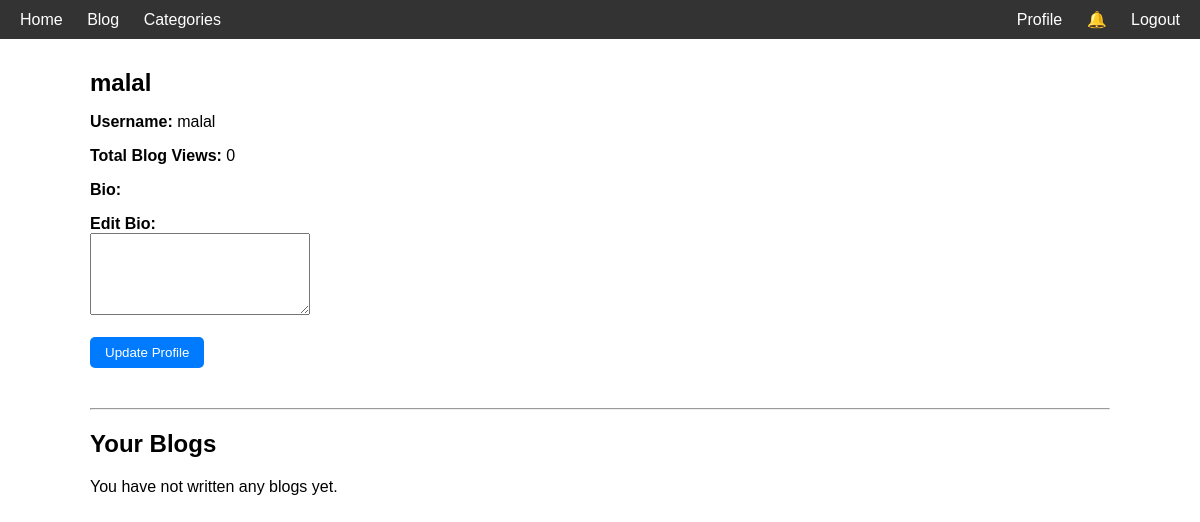
The app's page /profile/ (signed in), older data.
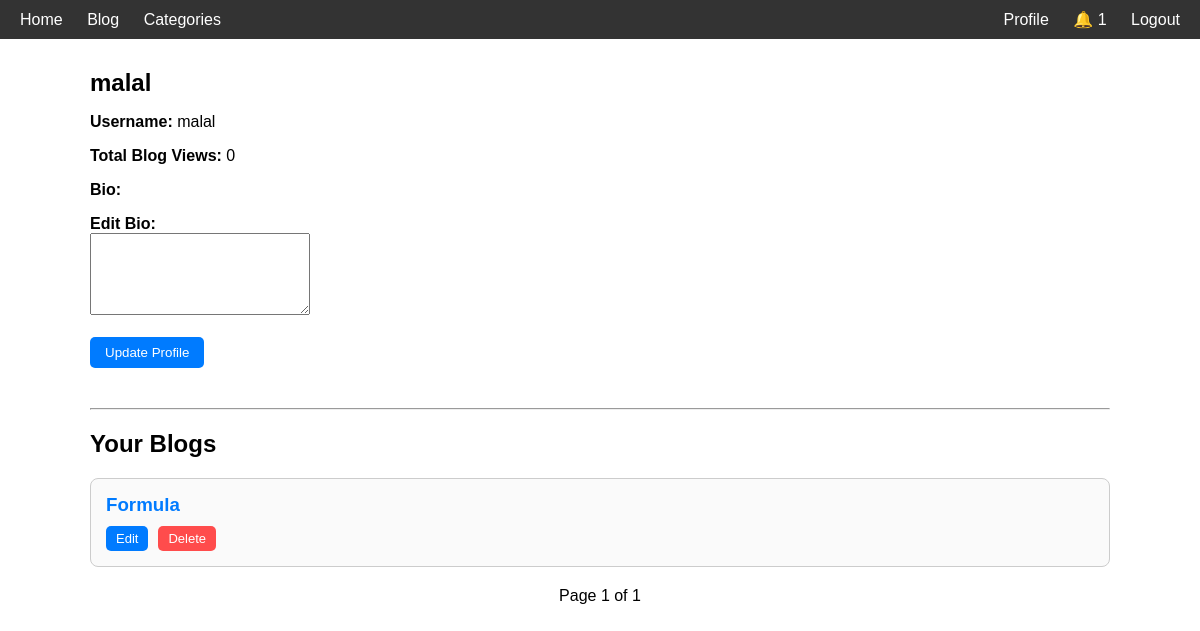
The same page, newer data.
### myblog/models.py (models this page shows, shortened)
class Blog(models.Model):
    author = models.ForeignKey(User, on_delete=models.CASCADE, related_name='blogs')
    title = models.CharField(max_length=100)
    slug = models.SlugField(unique=True, blank=True)
    category = models.CharField(max_length=100)
    views = models.IntegerField(default=0)
    content = models.TextField()
    created_at = models.DateTimeField(auto_now_add=True)
    updated_at = models.DateTimeField(auto_now=True)
    is_approved = models.BooleanField(default=False)
    class Meta:
        ordering = ['-views', '-created_at']

### myblog/views.py (the view, shortened to what this page needs)
# urls.py: path('profile/', views.profile, name='profile'),
@login_required
def profile(request):
    profile, created = Profile.objects.get_or_create(user=request.user)
    user_blogs = Blog.objects.filter(author=request.user).order_by('-created_at')
    paginator = Paginator(user_blogs, 10)
    page_number = request.GET.get('page')
    page_obj = paginator.get_page(page_number)
    return render(request, "profile.html", {
        "profile": profile,
        "page_obj": page_obj,
    })

### myblog/context_processor.py (called while the page is built)
def unread_notifications(request):
    if request.user.is_authenticated:
        count = Notification.objects.filter(user=request.user, is_read=False).count()
    else:
        count = 0
    return {"unread_notifications": count}

### templates/profile.html (shortened to what this page needs)
{% load static %}
<!DOCTYPE html>
<html lang="en">
<head>
    <link rel="stylesheet" href="{% static 'css/profile.css' %}">
    <link rel="stylesheet" href="https://cdnjs.cloudflare.com/ajax/libs/font-awesome/6.5.0/css/all.min.css">
</head>
<body>
    <div class="navbar">
        <div class="nav-left">
            <a href="{% url 'home' %}">Home</a>
            <a href="{% url 'blog_list' %}">Blog</a>
            <a href="{% url 'category_list' %}">Categories</a>
        </div>
        <div class="nav-right">
    {% if user.is_authenticated %}
        <a href="{% url 'profile' %}">Profile</a>
        <a href="{% url 'notifications' %}" class="notif-bell">
            🔔
            {% if unread_notifications > 0 %}
                <span class="notif-count">{{ unread_notifications }}</span>
            {% endif %}
        </a>
        <a href="{% url 'logout' %}">Logout</a>
    {% else %}
        <a href="{% url 'login' %}">Login</a>
        <a href="{% url 'signup' %}">Signup</a>
    {% endif %}
</div>
</div>
<div class="container">
    <div class="profile-info">
        <div class="details">
            <h2>{{ request.user.get_full_name|default:request.user.username }}</h2>
            <p><strong>Username:</strong> {{ request.user.username }}</p>
            <p><strong>Total Blog Views:</strong> {{ profile.total_blog_views }}</p>
            <p><strong>Bio:</strong> {{ profile.bio  }}</p>
            <form method="POST" enctype="multipart/form-data">
                <label for="bio"> <strong>Edit Bio:</strong></label><br>
                <textarea name="bio" id="bio" rows="4"></textarea><br><br>
                <button type="submit" class="btn">Update Profile</button>
            </form>
        </div>
    </div>
    <hr>
    <div class="user-blogs">
        <h2>Your Blogs</h2>
        {% if page_obj %}
            {% for blog in page_obj %}
            <div class="blog-card">
                <h3><a href="{% url 'blog_detail' blog.slug %}">{{ blog.title }}</a></h3>
                <div class="blog-actions">
                    <a href="{% url 'blog_write' %}?edit={{ blog.id }}" class="btn small">Edit</a>
                    <form action="{% url 'delete_blog' blog.id %}" method="POST" class="inline-form" onsubmit="return confirm('Are you sure you want to delete this blog?');">
                        <button type="submit" class="btn small delete-btn">Delete</button>
                    </form>
                </div>
            </div>
            {% endfor %}
            <div class="pagination">
                <span>Page {{ page_obj.number }} of {{ page_obj.paginator.num_pages }}</span>
            </div>
        {% else %}
            <p>You have not written any blogs yet.</p>
        {% endif %}
    </div>
</div>
</body>
</html>

Row changes from the older to the newer data that the page shows:
added Blog: title "Formula"
Text that changed along with them:
{{ unread_notifications }}: (not shown) → "1"
{{ page_obj.number }}: (not shown) → "1"
{{ page_obj.paginator.num_pages }}: (not shown) → "1"
text no longer shown: "You have not written any blogs yet."
text now shown: "Page of"
